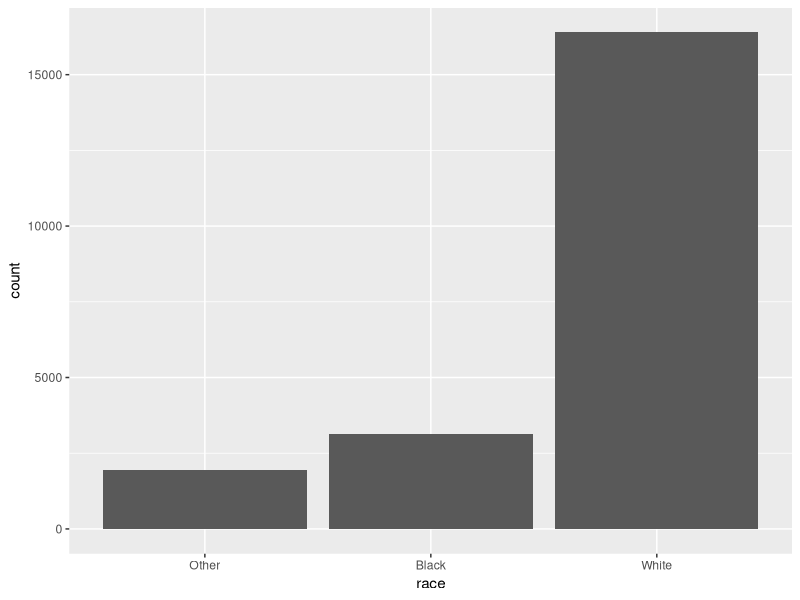
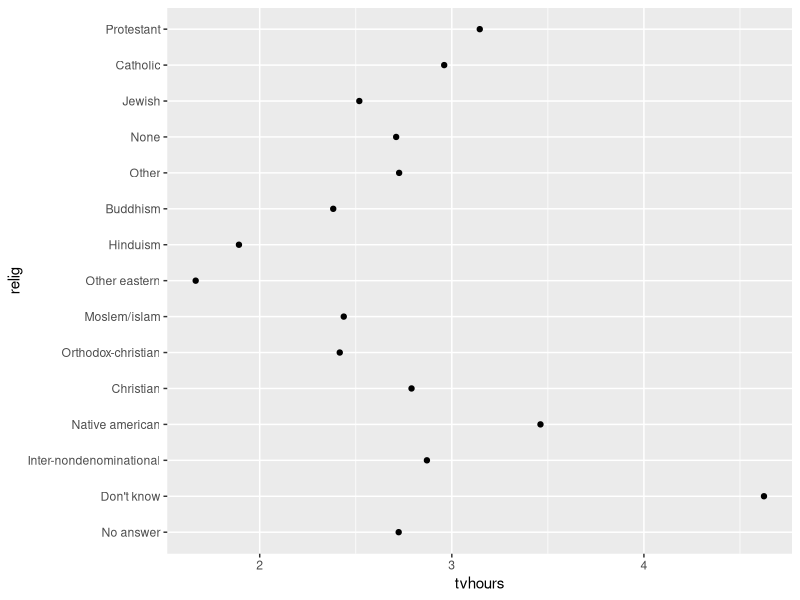
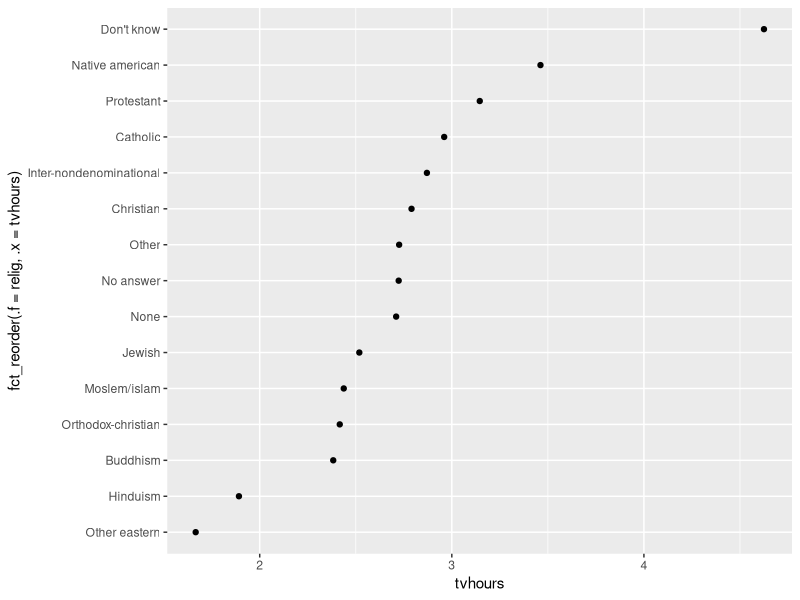
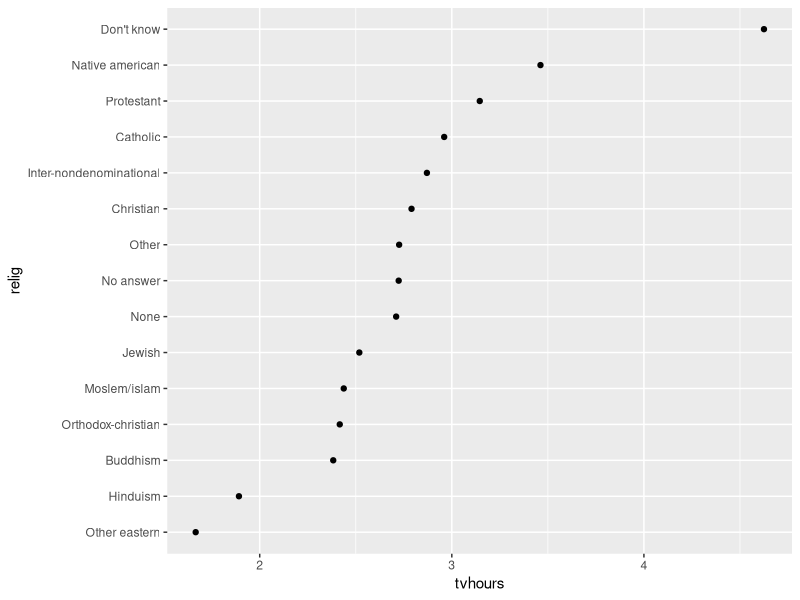
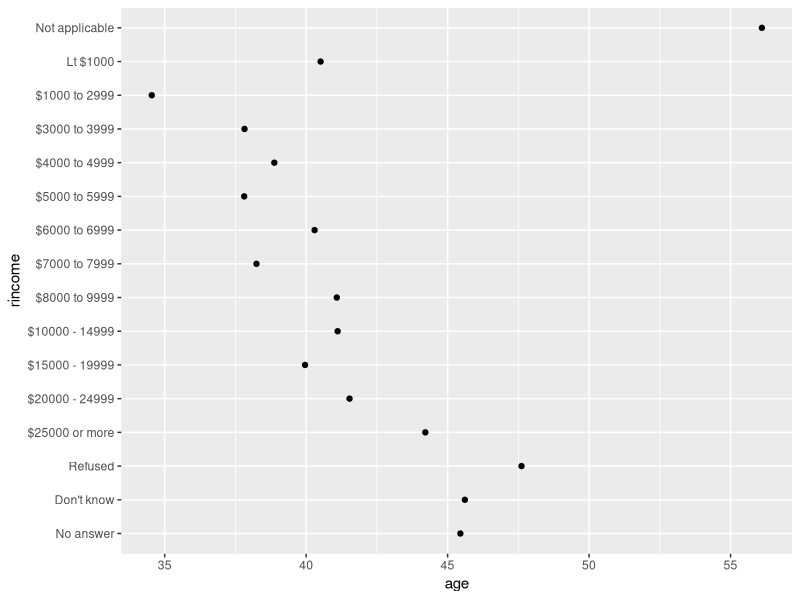
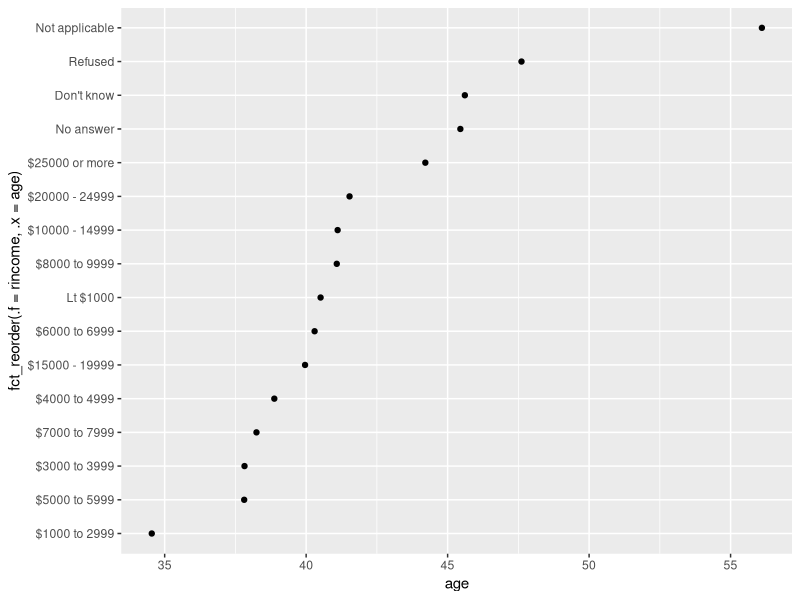
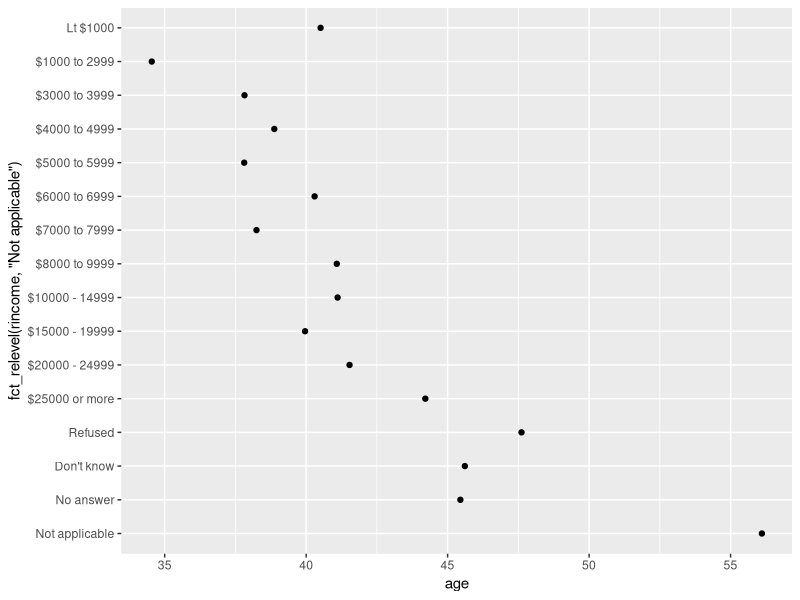
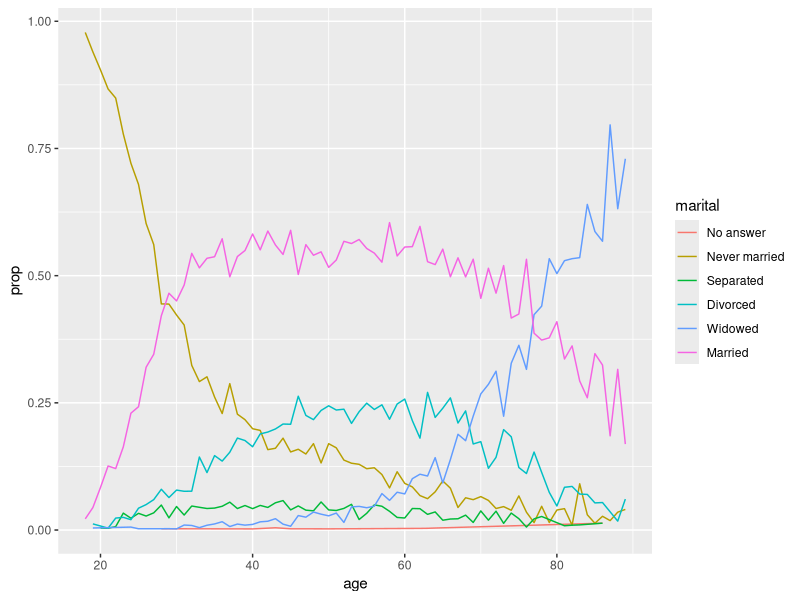

Write the R code that produced these figures, in order. (Note: this script raises an error after producing the figures.)
## ------------------------------------------------------------------------------------------------------------------------
x <- c("Dec", "Apr", "Jan", "Mar")


## ------------------------------------------------------------------------------------------------------------------------
x_typo <- c("Dec", "Apr", "Jam", "Mar")


## ------------------------------------------------------------------------------------------------------------------------
sort(x)


## ------------------------------------------------------------------------------------------------------------------------
month_levels <- c(
    "Jan", "Feb", "Mar", "Apr", "May", "Jun",
    "Jul", "Aug", "Sep", "Oct", "Nov", "Dec"
)


## ------------------------------------------------------------------------------------------------------------------------
y <- factor(x, levels = month_levels)
y


## ------------------------------------------------------------------------------------------------------------------------
sort(y)


## ------------------------------------------------------------------------------------------------------------------------
attributes(y)


## ------------------------------------------------------------------------------------------------------------------------
levels(y)


## ------------------------------------------------------------------------------------------------------------------------
y_typo <- factor(x_typo, levels = month_levels)
y_typo


## ------------------------------------------------------------------------------------------------------------------------
#| message: false
library(tidyverse)

x1_original <- c(10, 10, 10, 50, 60, 20, 20, 40)
x1_factor <- factor(x1_original)
attributes(x1_factor)

tibble(x1_original, x1_factor) %>%
    mutate(x1_numeric = as.numeric(x1_factor))


## ------------------------------------------------------------------------------------------------------------------------
#| warning: true
as.numeric(c("hello"))
as.numeric(factor(c("hello")))


## ------------------------------------------------------------------------------------------------------------------------
#| warning: true
as.numeric(factor(c("hello", "goodbye")))


## ------------------------------------------------------------------------------------------------------------------------
factor("a", levels = "c")


## ------------------------------------------------------------------------------------------------------------------------
income_level <- c(
    rep("low", 10),
    rep("medium", 10),
    rep("high", 10)
)
income_level


## ------------------------------------------------------------------------------------------------------------------------
x <- factor(income_level)
x

y <- rnorm(30) # generate some random obs from a normal dist
lm(y ~ x)


## ------------------------------------------------------------------------------------------------------------------------
income_level <- c(
    rep("low", 10000),
    rep("medium", 10000),
    rep("high", 10000)
)


## ------------------------------------------------------------------------------------------------------------------------
format(object.size(income_level), units = "Kb") # size of the character string
format(object.size(factor(income_level)), units = "Kb") # size of the factor


## ------------------------------------------------------------------------------------------------------------------------
library("forcats")


## ------------------------------------------------------------------------------------------------------------------------
gss_cat


## ------------------------------------------------------------------------------------------------------------------------
gss_cat %>%
    count(race)


## ------------------------------------------------------------------------------------------------------------------------
#| fig-alt: >
#|   A bar chart showing the distribution of race. There are ~2000
#|   records with race "Other", 3000 with race "Black", and other
#|   15,000 with race "White".
gss_cat %>%
    ggplot(aes(x = race)) +
    geom_bar()


## ------------------------------------------------------------------------------------------------------------------------
gss_cat %>%
    count(relig)


## ------------------------------------------------------------------------------------------------------------------------
attributes(gss_cat$relig)


## ------------------------------------------------------------------------------------------------------------------------
#| fig-alt: >
#|   A scatterplot of with tvhours on the x-axis and religion on the y-axis.
#|   The y-axis is ordered seemingly aribtrarily making it hard to get
#|   any sense of overall pattern.
relig_summary <- gss_cat %>%
    group_by(relig) %>%
    summarise(
        tvhours = mean(tvhours, na.rm = TRUE),
        n = n()
    )

relig_summary %>%
    ggplot(aes(x = tvhours, y = relig)) +
    geom_point()


## ------------------------------------------------------------------------------------------------------------------------
#| fig-alt: >
#|   The same scatterplot as above, but now the religion is displayed in
#|   increasing order of tvhours. "Other eastern" has the fewest tvhours
#|   under 2, and "Don't know" has the highest (over 5).
relig_summary %>%
    ggplot(aes(
        x = tvhours,
        y = fct_reorder(.f = relig, .x = tvhours)
    )) +
    geom_point()


## ------------------------------------------------------------------------------------------------------------------------
relig_summary %>%
    mutate(relig = fct_reorder(relig, tvhours)) %>%
    ggplot(aes(x = tvhours, y = relig)) +
    geom_point()


## ------------------------------------------------------------------------------------------------------------------------
#| fig-alt: >
#|   A scatterplot with age on the x-axis and income on the y-axis. Income
#|   has been reordered in order of average age which doesn't make much
#|   sense. One section of the y-axis goes from $6000-6999, then <$1000,
#|   then $8000-9999.
rincome_summary <-
    gss_cat %>%
    group_by(rincome) %>%
    summarise(
        age = mean(age, na.rm = TRUE),
        n = n()
    )

## Original rincome order
rincome_summary %>%
    ggplot(aes(x = age, y = rincome)) +
    geom_point()

## rincome re-ordered by age's values
rincome_summary %>%
    ggplot(aes(x = age, y = fct_reorder(.f = rincome, .x = age))) +
    geom_point()


## ------------------------------------------------------------------------------------------------------------------------
library(palmerpenguins)
penguins

## Try it out


## ------------------------------------------------------------------------------------------------------------------------
#| fig-alt: >
#|   The same scatterplot but now "Not Applicable" is displayed at the
#|   bottom of the y-axis. Generally there is a positive association
#|   between income and age, and the income band with the highest average
#|   age is "Not applicable".
rincome_summary %>%
    ggplot(aes(age, fct_relevel(rincome, "Not applicable"))) +
    geom_point()


## ------------------------------------------------------------------------------------------------------------------------
#| layout-ncol: 2
#| fig-width: 4
#| fig-height: 2
#| fig-alt: >
#|   - A line plot with age on the x-axis and proportion on the y-axis.
#|     There is one line for each category of marital status: no answer,
#|     never married, separated, divorced, widowed, and married. It is
#|     a little hard to read the plot because the order of the legend is
#|     unrelated to the lines on the plot.
#|   - Rearranging the legend makes the plot easier to read because the
#|     legend colours now match the order of the lines on the far right
#|     of the plot. You can see some unsuprising patterns: the proportion
#|     never marred decreases with age, married forms an upside down U
#|     shape, and widowed starts off low but increases steeply after age
#|     60.
by_age <-
    gss_cat %>%
    filter(!is.na(age)) %>%
    count(age, marital) %>%
    group_by(age) %>%
    mutate(prop = n / sum(n))

by_age %>%
    ggplot(aes(age, prop, colour = marital)) +
    geom_line(na.rm = TRUE)

by_age %>%
    ggplot(aes(age, prop, colour = fct_reorder2(marital, age, prop))) +
    geom_line() +
    labs(colour = "marital")


## ------------------------------------------------------------------------------------------------------------------------
#| fig-alt: >
#|   A bar char of marital status ordered in from least to most common:
#|   no answer (~0), separated (~1,000), widowed (~2,000), divorced
#|   (~3,000), never married (~5,000), married (~10,000).
gss_cat %>%
    mutate(marital = marital %>% fct_infreq() %>% fct_rev()) %>%
    ggplot(aes(marital)) +
    geom_bar()


## ------------------------------------------------------------------------------------------------------------------------
gss_cat %>%
    count(partyid)


## ------------------------------------------------------------------------------------------------------------------------
gss_cat %>%
    mutate(partyid = fct_recode(partyid,
        "Republican, strong"    = "Strong republican",
        "Republican, weak"      = "Not str republican",
        "Independent, near rep" = "Ind,near rep",
        "Independent, near dem" = "Ind,near dem",
        "Democrat, weak"        = "Not str democrat",
        "Democrat, strong"      = "Strong democrat"
    )) %>%
    count(partyid)


## ------------------------------------------------------------------------------------------------------------------------
gss_cat %>%
    mutate(partyid = fct_recode(partyid,
        "Republican, strong"    = "Strong republican",
        "Republican, weak"      = "Not str republican",
        "Independent, near rep" = "Ind,near rep",
        "Independent, near dem" = "Ind,near dem",
        "Democrat, weak"        = "Not str democrat",
        "Democrat, strong"      = "Strong democrat",
        "Other"                 = "No answer",
        "Other"                 = "Don't know",
        "Other"                 = "Other party"
    )) %>%
    count(partyid)


## ------------------------------------------------------------------------------------------------------------------------
gss_cat %>%
    mutate(partyid = fct_collapse(partyid,
        "other" = c("No answer", "Don't know", "Other party"),
        "rep" = c("Strong republican", "Not str republican"),
        "ind" = c("Ind,near rep", "Independent", "Ind,near dem"),
        "dem" = c("Not str democrat", "Strong democrat")
    )) %>%
    count(partyid)


## ------------------------------------------------------------------------------------------------------------------------
gss_cat %>%
    mutate(relig = fct_lump_lowfreq(relig)) %>%
    count(relig)


## ------------------------------------------------------------------------------------------------------------------------
gss_cat %>%
    mutate(relig = fct_lump_n(relig, n = 10)) %>%
    count(relig, sort = TRUE) %>%
    print(n = Inf)


## ------------------------------------------------------------------------------------------------------------------------
ordered(c("a", "b", "c"))


## ------------------------------------------------------------------------------------------------------------------------
options(width = 120)
sessioninfo::session_info()
